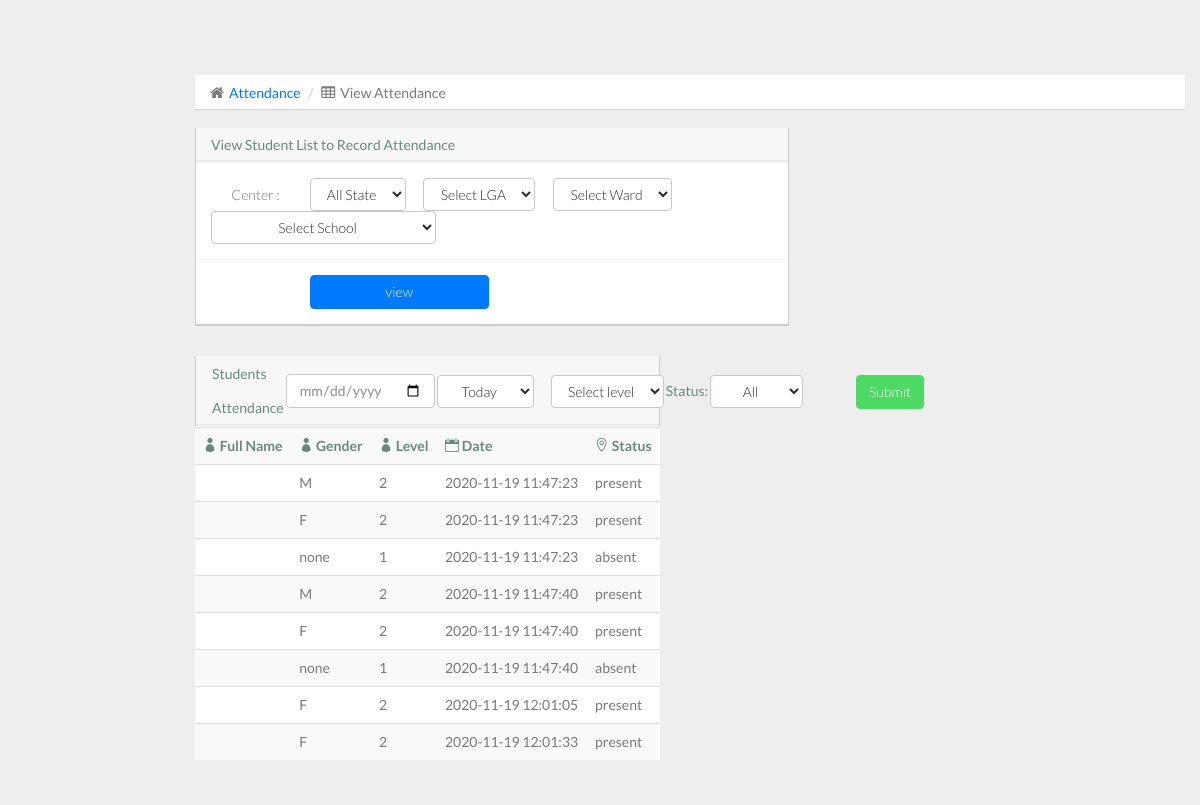
The page /facilitator/subcartt.php on the database its author committed.
### tables this page shows
CREATE TABLE `student` (
  `student_id` int(50) NOT NULL,
  `fname` varchar(50) NOT NULL,
  `lname` varchar(50) NOT NULL,
  `gender` varchar(100) NOT NULL,
  `level` varchar(30) NOT NULL,
  `center_id` int(50) NOT NULL,
  `state_id` int(50) NOT NULL,
  `lga_id` int(50) NOT NULL,
  `ward_id` int(50) NOT NULL,
  `date` varchar(100) NOT NULL
);

CREATE TABLE `attendance` (
  `student_id` int(50) NOT NULL,
  `fname` varchar(50) NOT NULL,
  `lname` varchar(50) NOT NULL,
  `gender` varchar(100) NOT NULL,
  `level` varchar(30) NOT NULL,
  `center_id` int(50) NOT NULL,
  `state_id` int(50) NOT NULL,
  `lga_id` int(50) NOT NULL,
  `ward_id` int(50) NOT NULL,
  `user_id` int(50) NOT NULL,
  `status` varchar(20) NOT NULL,
  `date` varchar(100) NOT NULL
);

### facilitator/subcartt.php (the view, shortened to what this page needs)
<?php
include ('include/header.php');
?>
    <section id="main-content">
      <section class="wrapper">
        <div class="row">
          <div class="col-lg-12">
            <ol class="breadcrumb">
              <li><i class="fa fa-home"></i><a href="index.html">Attendance</a></li>
              <li><i class="fa fa-table"></i>View Attendance</li>
            </ol>
          </div>
        </div>
        <div class="row">
          <div class="col-lg-12">
            <section class="panel" style="width: 60%;">
              <header class="panel-heading">
                View Student List to Record Attendance
              </header>
              <div class="panel-body" >
                <div class="form">
                  <form class="form-validate form-horizontal " id="register_form" method="post" action="">
                    <div class="form-group ">
                      <label for="address" class="control-label col-lg-2">Center : </label>
                      <div class="btn-group" style="margin-left: 15px;">
                        <select name="state" class="btn btn-default dropdown-toggle">
                            <option value="none">All State</option>
                        </select>
                      </div>
                      <div class="btn-group" style="margin-left: 15px;">
                        <select name="lga" class="btn btn-default">
                            <option value="none">Select LGA</option>
                        </select>
                      </div>
                      <div class="btn-group" style="margin-left: 15px;">
                        <select name="ward" class="btn btn-default">
                            <option value="none">Select Ward</option>
                        </select>
                      </div>
                      <div class="btn-group" style="margin-left: 15px;">
                        <select name="ward" class="btn btn-default">
                            <option value="none">Select School</option>
                        </select>
                      </div>
                    </div>
                    <div class="form-group">
                      <div class="col-lg-offset-2 col-lg-10">
                        <input class="btn btn-primary" type="" name="addBtn" value="view"/>
                      </div>
                    </div>
                  </form>
                </div>
              </div>
            </section>
          </div>
        </div>
        <div class="row" style="width: 50%;">
          <div class="col-lg-12">
            <section class="panel">
              <header class="panel-heading">
<table>
<form metaction="" method="get" hod="get" >
                <tr>
                        <td>Students Attendance</td>
                        <td>
                          <input type="date" name="date" class="form-control" />
                        </td>
                        <td>
                        <select name="time" class="btn btn-default dropdown-toggle">
                            <option value="">Today</option>
                        </select>
                        </td>
                        <td>
                        <div class="btn-group" style="margin-left: 15px;">
                        <select name="leve" class="btn btn-default dropdown-toggle">
                        <option value="">Select level</option>
                        </select>
                      </div>
                        </td>
                        <td>Status:</td>
                        <td>
                        <select name="status" class="btn btn-default dropdown-toggle">
                            <option value="">All</option>
                        </select>
                        </td>
                        <td style="padding-right: 50px;"></td>
                        <td><input class="btn btn-success" type="submit" name="viewBtn" /></td>
                </tr>
  </form>
</table>
              </header>
              <table class="table table-striped table-advance table-hover" >
                <tbody>
                  <tr>
                    <th><i class="icon_profile"></i> Full Name</th>
                    <th><i class="icon_profile"></i> Gender</th>
                    <th><i class="icon_profile"></i> Level</th>
                    <th><i class="icon_calendar"></i> Date</th>
                    <th><i class="icon_pin_alt"></i> Status</th>
                  </tr>
                  <?
$sql5 = "SELECT * FROM `attendance` WHERE date !='' " ;
 if(isset($_GET['vieBtn'])){
      $stat = $_GET['status'];
      $datea = $_GET['date'];
      $leve = $_GET['leve'];
  if($datef = strtotime($_GET['date'])) {
    $today = date('Y-m-d', $datef);
}
  if($stat != ''){
  $sql5.= " AND status = '$stat'";
  }
  if(isset($_GET['date'])){
    $sql5.= " AND date BETWEEN '$today 00:00:00' AND '$today 23:59:59';";
    }
  }else{
    $dat = date('Y-m-d');
      $sql5.= " AND date BETWEEN '$dat 00:00:00' AND '$dat 23:59:59';";
  }
$res5 = mysql_query($sql5) ;
while($stinfo = mysql_fetch_array($res5)){
  $status = $stinfo['status'];
  $date_att = $stinfo['date'];
  $st_id =  $stinfo["student_id"];
  ?>
                    <tr>
                    <?php
                      if(1>9){
                        $sql55 = "SELECT * FROM student WHERE student_id = $st_id AND level = $leve";
  echo 'adafafaffa';
                      }else{
                        $sql55 = "SELECT * FROM student WHERE student_id = $st_id ";
                      }
                    $res55 = mysql_query($sql55) ;
                    while($userin = mysql_fetch_array($res55)){
                    $student_name = $userin['student_name'];
                    $student_gender = $userin['gender'];
                    $student_level = $userin['level'];
                    ?>
                    <td><?php echo $student_name; ?></td>
                    <td><?php echo $student_gender; ?></td>
                    <td><?php echo $student_level; ?></td>
                    <td><?php echo $date_att; ?></td>
                    <td><?php echo $status; ?></td>
                  </tr>
<?php
}
}
?>
                </tbody>
              </table>
            </section>
          </div>
        </div>
      </section>
    </section>
</body>

### facilitator/include/header.php (shortened to what this page needs)
<!DOCTYPE html>
<html lang="en">
<head>
  <link href="../css/bootstrap.min.css" rel="stylesheet">
  <link href="../css/bootstrap-theme.css" rel="stylesheet">
  <link href="../css/elegant-icons-style.css" rel="stylesheet" />
  <link href="../css/font-awesome.min.css" rel="stylesheet" />
  <link href="../css/style.css" rel="stylesheet">
  <link href="../css/style-responsive.css" rel="stylesheet" />
</head>
<body>

### rows shown on the page
attendance: date "2020-11-19 11:47:23", status "present"
student: gender "M", level "2"
attendance: date "2020-11-19 11:47:23", status "present"
student: gender "F", level "2"
attendance: date "2020-11-19 11:47:23", status "absent"
student: gender "none", level "1"
attendance: date "2020-11-19 11:47:40", status "present"
attendance: date "2020-11-19 11:47:40", status "present"
attendance: date "2020-11-19 11:47:40", status "absent"
attendance: date "2020-11-19 12:01:05", status "present"
attendance: date "2020-11-19 12:01:33", status "present"
